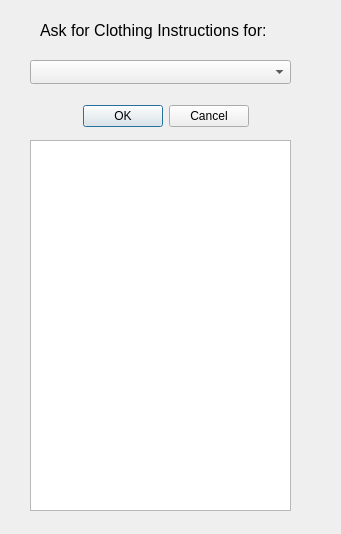
<?xml version="1.0" encoding="UTF-8"?>
<ui version="4.0">
 <class>AskClothing</class>
 <widget class="QDialog" name="AskClothing">
  <property name="geometry">
   <rect>
    <x>0</x>
    <y>0</y>
    <width>341</width>
    <height>534</height>
   </rect>
  </property>
  <property name="windowTitle">
   <string>Ask for Clothing Instructions</string>
  </property>
  <widget class="QDialogButtonBox" name="buttonBox">
   <property name="geometry">
    <rect>
     <x>20</x>
     <y>100</y>
     <width>291</width>
     <height>32</height>
    </rect>
   </property>
   <property name="orientation">
    <enum>Qt::Orientation::Horizontal</enum>
   </property>
   <property name="standardButtons">
    <set>QDialogButtonBox::StandardButton::Cancel|QDialogButtonBox::StandardButton::Ok</set>
   </property>
   <property name="centerButtons">
    <bool>true</bool>
   </property>
  </widget>
  <widget class="QComboBox" name="comboBox">
   <property name="geometry">
    <rect>
     <x>30</x>
     <y>60</y>
     <width>261</width>
     <height>24</height>
    </rect>
   </property>
  </widget>
  <widget class="QLabel" name="label">
   <property name="geometry">
    <rect>
     <x>40</x>
     <y>20</y>
     <width>261</width>
     <height>21</height>
    </rect>
   </property>
   <property name="font">
    <font>
     <pointsize>12</pointsize>
    </font>
   </property>
   <property name="text">
    <string>Ask for Clothing Instructions for:</string>
   </property>
  </widget>
  <widget class="QTextBrowser" name="textBrowser">
   <property name="geometry">
    <rect>
     <x>30</x>
     <y>140</y>
     <width>261</width>
     <height>371</height>
    </rect>
   </property>
   <property name="verticalScrollBarPolicy">
    <enum>Qt::ScrollBarPolicy::ScrollBarAsNeeded</enum>
   </property>
  </widget>
 </widget>
 <resources/>
 <connections>
  <connection>
   <sender>buttonBox</sender>
   <signal>accepted()</signal>
   <receiver>AskClothing</receiver>
   <slot>accept()</slot>
   <hints>
    <hint type="sourcelabel">
     <x>248</x>
     <y>254</y>
    </hint>
    <hint type="destinationlabel">
     <x>157</x>
     <y>274</y>
    </hint>
   </hints>
  </connection>
  <connection>
   <sender>buttonBox</sender>
   <signal>rejected()</signal>
   <receiver>AskClothing</receiver>
   <slot>reject()</slot>
   <hints>
    <hint type="sourcelabel">
     <x>316</x>
     <y>260</y>
    </hint>
    <hint type="destinationlabel">
     <x>286</x>
     <y>274</y>
    </hint>
   </hints>
  </connection>
 </connections>
</ui>
